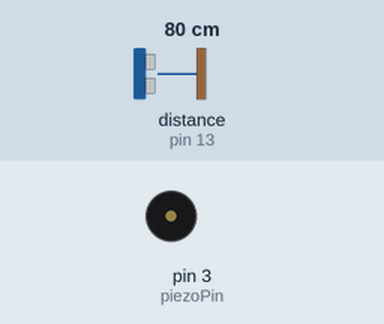
Simulated run of this sketch. Board: Arduino Uno, built with avr-gcc and run on an emulated ATmega328P. Shown: buzzer (waves = sounding). Wiring (inferred from the names in the program): ultrasonic range finder: trigger pin 12; echo pin 13. The test bench sets the inputs (shaded band); at power-on: distance to the obstacle (sensor on pin 13) 80 cm. The echo pulse lasts 58.3 µs per cm.

Above: at 1.2 s.
1.3 s: distance to the obstacle (sensor on pin 13) set to 43 cm
2.8 s: distance to the obstacle (sensor on pin 13) set to 36 cm
At 3.3 s:
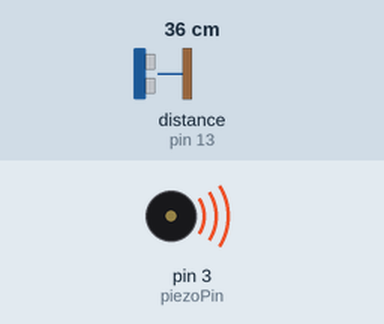
4.3 s: distance to the obstacle (sensor on pin 13) set to 46 cm
5.8 s: distance to the obstacle (sensor on pin 13) set to 55 cm
At 6.5 s:
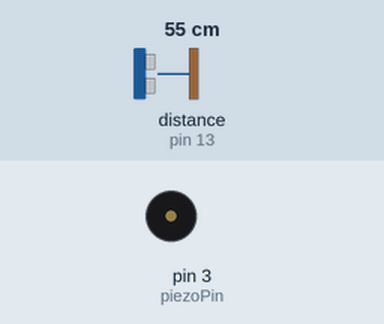
7.4 s: distance to the obstacle (sensor on pin 13) set to 2 cm
At 8.4 s:
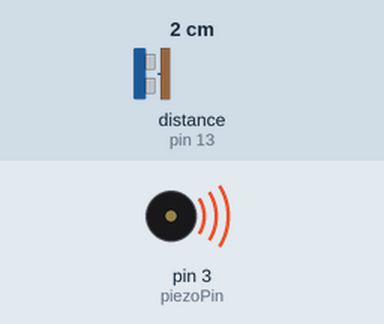
Timing chart, 0 to 9.9 s (numbered marks = the images above; inputs shaded):
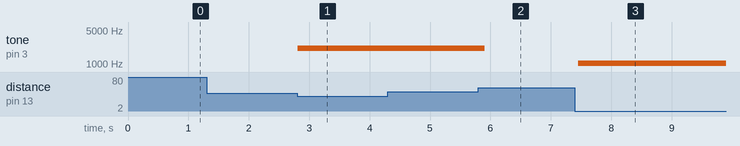

The sketch:

test.ino
```cpp
int piezoPin = 3;
int echoPin = 13;
int trigPin = 12;

void setup() {
  //모듈 핀모드(pinMode) 선언
  pinMode(trigPin, OUTPUT);
  pinMode(echoPin, INPUT);
  pinMode(piezoPin, OUTPUT);
}

void loop() {
  digitalWrite(trigPin, LOW);
  digitalWrite(echoPin, LOW);
  delayMicroseconds(2);
  digitalWrite(trigPin, HIGH);
  delayMicroseconds(10);
  digitalWrite(trigPin, LOW);

  unsigned long duration = pulseIn(echoPin, HIGH);

  float distance = duration / 29.0 / 2.0;


/*
 * 측정된 거리값을 사용하여 거리에 맞는 음계 출력(6옥타브 음계 출력)
 * 50cm 미만일 때 소리가 출력됩니다. 50cm를 초과하면 소리 X
 * 5cm간격으로 5, 10, 15, 20, 25씩 소리가 출력됩니다.
 */
  if (distance < 50) {
    if (distance <= 5) {
      tone(piezoPin, 1047);            //도
    } else if (distance <= 10) {
      tone(piezoPin, 1174);            //레
    } else if (distance <= 15) {
      tone(piezoPin, 1318);            //미
    } else if (distance <= 20) {
      tone(piezoPin, 1396);            //파
    } else if (distance <= 25) {
      tone(piezoPin, 1567);            //솔
    } else if (distance <= 30) {
      tone(piezoPin, 1760);            //라
    } else if (distance <= 35) {
      tone(piezoPin, 1975);            //시
    } else if (distance <= 40) {
      tone(piezoPin, 2093);            //도
    }
  }
  else {
    noTone(piezoPin);
  }
  delay(100);
}
```

Measured:
- the behaviour switches between 40 and 39 cm on distance to the obstacle (sensor on pin 13) (found by bisection; images 0 and 1)
- the behaviour switches between 49 and 50 cm on distance to the obstacle (sensor on pin 13) (found by bisection; images 1 and 2)
- after the input at 1.3 s, every drawn part: stays the same
- after the input at 2.8 s, tone on pin 3 (piezoPin): silent → 2093 Hz at once
- after the input at 4.3 s, every drawn part: stays the same
- after the input at 5.8 s, tone on pin 3 (piezoPin): 2093 Hz → silent after 0.10 s
- after the input at 7.4 s, tone on pin 3 (piezoPin): silent → 1047 Hz after 0.06 s
